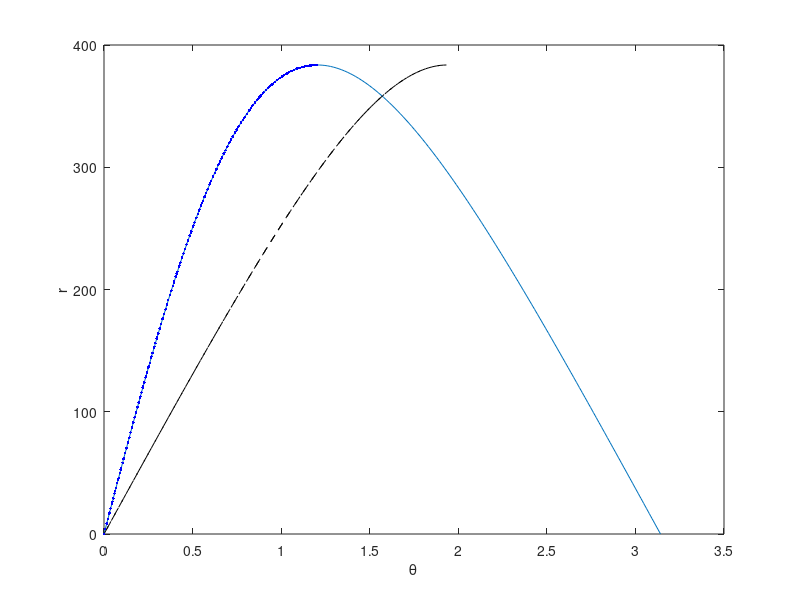

MATLAB code for this plot: (Note: this script raises an error after producing the figure.)
u0 = 528.1214; v0 = 384.0784;
l=2.7899;
m=996.4617;

th = linspace(0, pi, 200);

r = (l+m)*sin(th)./(l-cos(th));

clf
plot(th, r); xlabel('\theta'); ylabel('r')

hold on
th2 =  acos( ((l+m)*sqrt(r.^2*(1-l^2) + (l+m)^2) - l*r.^2) ./ (r.^2 + (l+m)^2) );

plot(th2, r, 'k--')


t1 = ( (l+m) + sqrt((l+m)^2 -r.^2*(l^2-1)) ) ./ (r*(l+1)); 
t1 = ( (l+m) - sqrt((l+m)^2 -r.^2*(l^2-1)) ) ./ (r*(l+1)); 


plot(2*atan(t1), r, 'b.')
plot(2*atan(t2), r, 'g:')

